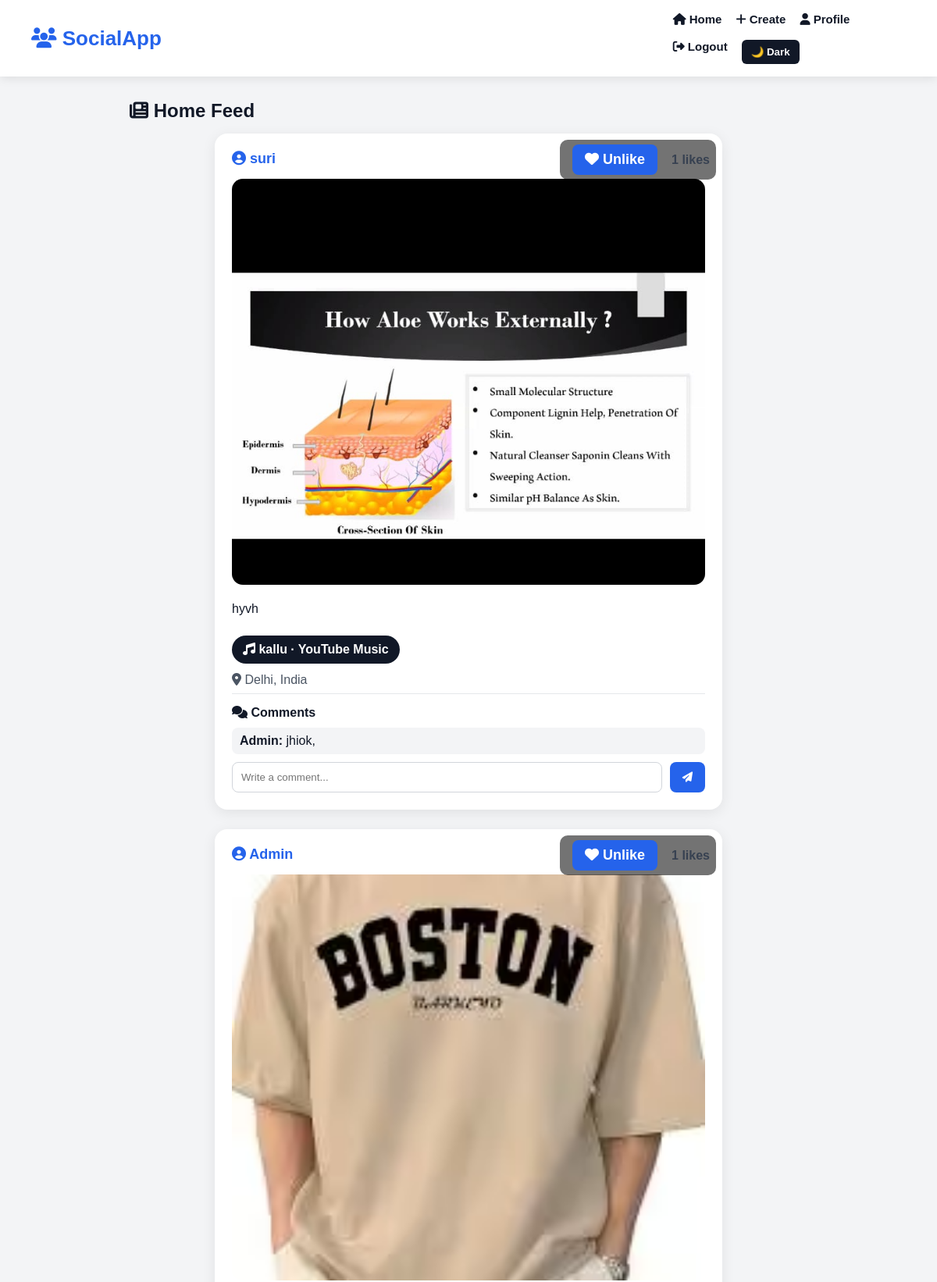
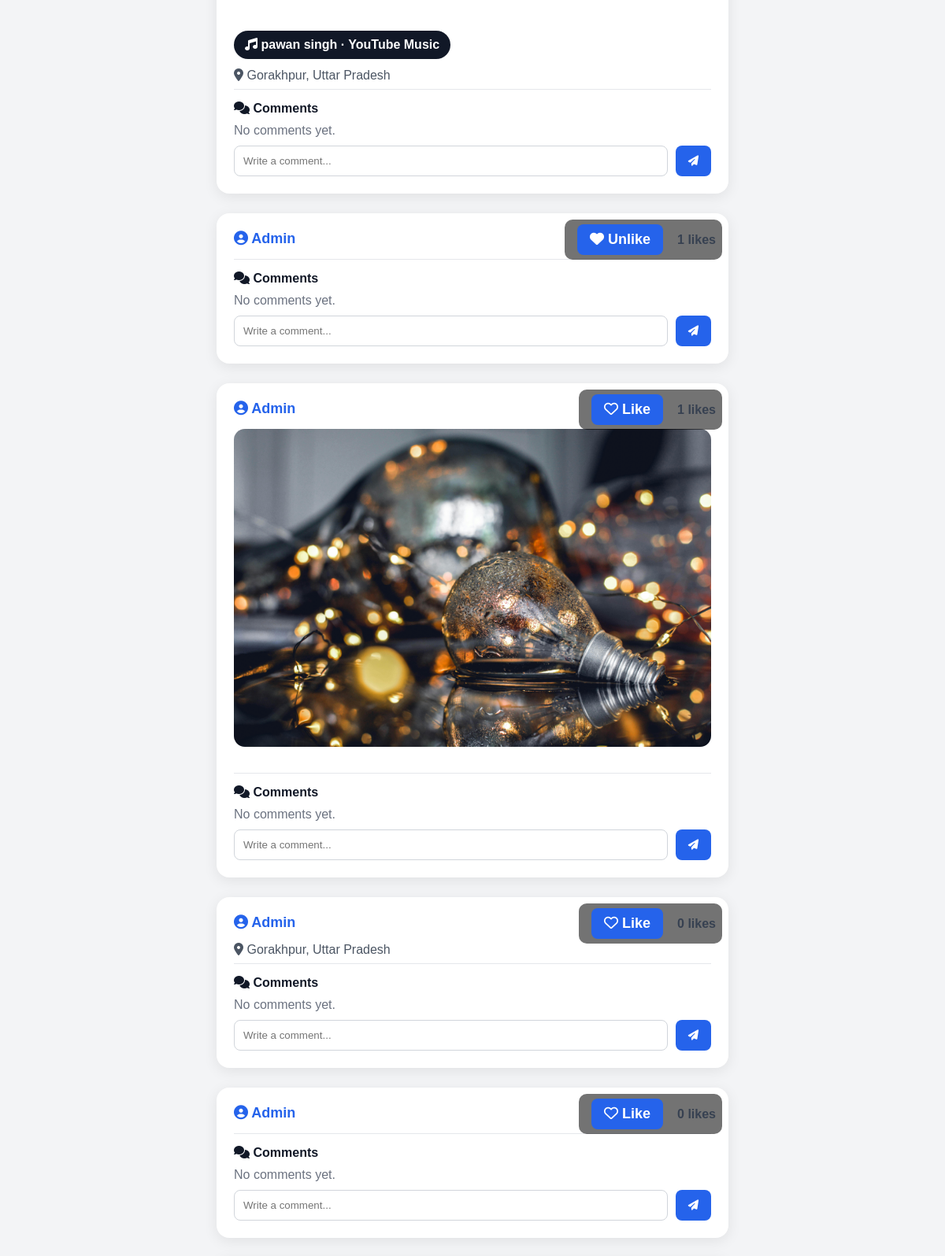
Screenshot of / (signed in, upper part) with the database file from the repository (2 pictures, top to bottom).
### posts/models.py (models this page shows, shortened)
class Post(models.Model):
    author = models.ForeignKey(User, on_delete=models.CASCADE)
    caption = models.TextField(blank=True)
    image = models.ImageField(upload_to='post_images/', blank=True, null=True)
    audio_name = models.CharField(max_length=100, blank=True)
    audio_artist = models.CharField(max_length=100, blank=True)
    audio_link = models.URLField(blank=True)
    tag_people = models.CharField(max_length=200, blank=True)
    location = models.CharField(max_length=150, blank=True)
    likes = models.ManyToManyField(User, related_name='liked_posts', blank=True)
    created_at = models.DateTimeField(auto_now_add=True)
    is_archived = models.BooleanField(default=False)
    def total_likes(self):
        return self.likes.count()

class Comment(models.Model):
    post = models.ForeignKey(Post, on_delete=models.CASCADE, related_name='comments')
    user = models.ForeignKey(User, on_delete=models.CASCADE)
    text = models.TextField()
    created_at = models.DateTimeField(auto_now_add=True)

### posts/views.py (the view)
# urls.py: path('', home, name='home'),
@login_required
def home(request):
    posts = Post.objects.filter(is_archived=False).order_by('-created_at')
    return render(request, 'home.html', {'posts': posts})

### templates/home.html (shortened to what this page needs)
{% extends 'base.html' %}
{% block content %}
<h2 class="page-title"><i class="fa-solid fa-newspaper"></i> Home Feed</h2>
{% for post in posts %}
<div class="post-card" ondblclick="doubleTapLike('{% url 'like_post' post.id %}', this)">
    <div class="post-header">
        <a href="{% url 'profile' post.author.username %}">
            <i class="fa-solid fa-circle-user"></i>
            {{ post.author.username }}
        </a>
    </div>
    {% if post.image %}
        <img src="{{ post.image.url }}" class="post-img">
    {% endif %}
    <p class="caption">
        {{ post.caption }}
    </p>
    {% if post.audio_name %}
        {% if post.audio_link %}
            <a href="{{ post.audio_link }}" target="_blank" class="post-music">
                <i class="fa-solid fa-music"></i>
                {{ post.audio_name }}
                {% if post.audio_artist %}
                    · {{ post.audio_artist }}
                {% endif %}
            </a>
        {% endif %}
    {% endif %}
    {% if post.location %}
        <p class="post-extra">
            <i class="fa-solid fa-location-dot"></i>
            {{ post.location }}
        </p>
    {% endif %}
    <div class="post-actions">
        <a href="{% url 'like_post' post.id %}" class="like-btn">
            {% if user in post.likes.all %}
                <i class="fa-solid fa-heart"></i> Unlike
            {% else %}
                <i class="fa-regular fa-heart"></i> Like
            {% endif %}
        </a>
        <span class="like-count">
            {{ post.total_likes }} likes
        </span>
    </div>
    <div class="comment-section">
        <h4><i class="fa-solid fa-comments"></i> Comments</h4>
        {% for comment in post.comments.all %}
            <p class="comment">
                <strong>{{ comment.user.username }}:</strong>
                {{ comment.text }}
            </p>
        {% empty %}
            <p class="no-comment">No comments yet.</p>
        {% endfor %}
        <form method="POST" action="{% url 'add_comment' post.id %}" class="comment-form">
            <input type="text" name="text" placeholder="Write a comment..." required>
            <button type="submit">
                <i class="fa-solid fa-paper-plane"></i>
            </button>
        </form>
    </div>
</div>
{% empty %}
    <p>No posts available.</p>
{% endfor %}
{% endblock %}

### static/css/style.css (style rules this page uses)
* { margin: 0; padding: 0; box-sizing: border-box; }
body { font-family: Arial, sans-serif; background: #f3f4f6; color: #111827; }
.page-title { margin-bottom: 15px; color: #111827; }
.post-card { background: white; padding: 22px; margin-bottom: 25px; border-radius: 16px; box-shadow: 0 4px 18px rgba(0,0,0,0.08); }
.post-header { margin-bottom: 15px; }
.post-header a { color: #2563eb; font-size: 18px; font-weight: bold; text-decoration: none; }
.post-img { width: 100%; max-height: 480px; object-fit: cover; border-radius: 14px; margin-bottom: 15px; }
.caption { font-size: 16px; margin-bottom: 14px; line-height: 1.5; }
.post-actions { display: flex; align-items: center; gap: 18px; margin-bottom: 15px; flex-wrap: wrap; }
.like-btn { background: #2563eb; color: white; padding: 9px 16px; border-radius: 8px; text-decoration: none; font-weight: bold; }
.like-count { font-weight: bold; color: #374151; }
.comment-section { border-top: 1px solid #e5e7eb; padding-top: 15px; }
.comment-section h4 { margin-bottom: 10px; }
.comment { background: #f3f4f6; padding: 8px 10px; border-radius: 8px; margin-bottom: 8px; }
.no-comment { color: #6b7280; margin-bottom: 10px; }
.comment-form { display: flex; gap: 10px; margin-top: 10px; }
.comment-form input { flex: 1; padding: 11px; border: 1px solid #d1d5db; border-radius: 8px; }
.comment-form button { background: #2563eb; color: white; border: none; padding: 0 16px; border-radius: 8px; cursor: pointer; }
.post-music { background: #eef2ff; color: #2563eb; padding: 8px 12px; border-radius: 20px; display: inline-block; margin-bottom: 10px; font-weight: bold; }
.post-extra { color: #4b5563; margin-bottom: 8px; }
.post-music { background: #111827; color: white; padding: 9px 14px; border-radius: 20px; display: inline-block; margin: 8px 0 12px; font-weight: bold; text-decoration: none; }
.post-actions { position: absolute; top: 8px; right: 8px; }
.post-actions a { margin-left: 10px; font-size: 18px; text-decoration: none; }
.post-actions { position: absolute; top: 8px; right: 8px; z-index: 3; background: rgba(0,0,0,0.55); padding: 6px 8px; border-radius: 10px; }
.post-actions a { margin-left: 8px; font-size: 18px; text-decoration: none; }
.post-card { position: relative; }
html { scroll-behavior: smooth; }
body { overflow-x: hidden; }
img { max-width: 100%; }
.post-card { width: 100%; max-width: 650px; margin-left: auto; margin-right: auto; }
.post-img { width: 100%; height: auto; max-height: 520px; object-fit: cover; }

### rows the page displays
Post: author.username "suri", image (picture), caption "hyvh", audio_name "kallu", audio_artist "YouTube Music", location "Delhi, India", shows "Unlike", total_likes "1"
Comment: user.username "Admin", text "jhiok,"
Post: author.username "Admin", image (picture), audio_name "pawan singh", audio_artist "YouTube Music", location "Gorakhpur, Uttar Pradesh", shows "Unlike", total_likes "1"
Post: author.username "Admin", shows "Unlike", total_likes "1"
Post: author.username "Admin", image (picture), shows "Like", total_likes "1"
Post: author.username "Admin", location "Gorakhpur, Uttar Pradesh", shows "Like", total_likes "0"
Post: author.username "Admin", shows "Like", total_likes "0"
